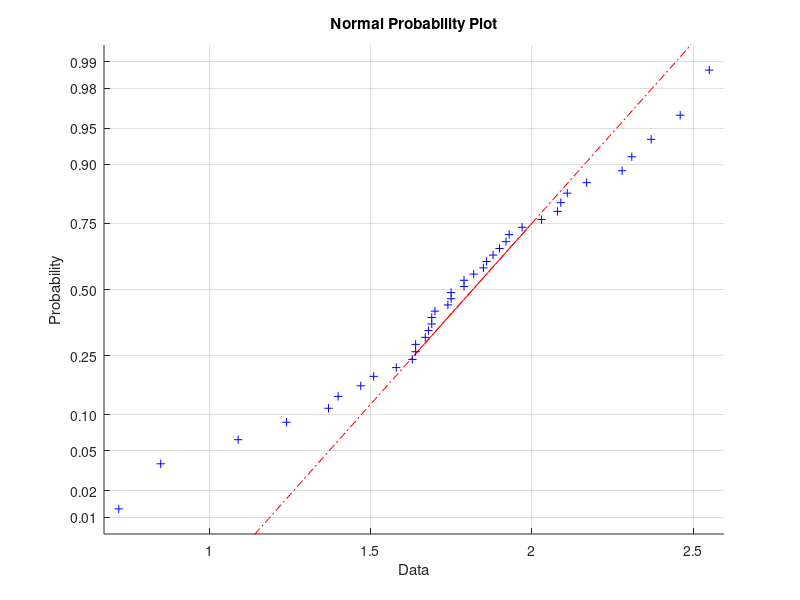

MATLAB code to generate this figure:
clear;

%chapter1
A=[1.09 1.92 2.31 1.79 2.28 1.74 1.47 1.97 0.85 1.24 1.58 2.03 1.70 2.17 2.55 2.11 1.86 1.90 ...
   1.68 1.51 1.64 0.72 1.69 1.85 1.82 1.79 2.46 1.88 2.08 1.67 1.37 1.93 1.40 1.64 2.09 1.75 ...
   1.63 2.37 1.75 1.69]';
median(A)%中位数
quantile(A,[0.25 0.5 0.75])%须
iqr(A)%Q3-Q1
boxplot(A)%箱型图
chi2cdf(2,16)
fcdf(3,12,11)
%%normcdf(X,mu,sigma)
normcdf(2.3)
tcdf(3,4)
%chapter2
%chapter3
%%[h,sig,ci,zval] = ztest(x,m,sigma,alpha,tail)
%%[h,sig,ci,zval] = ttest(x,m,alpha,tail)
%%%x is the sample vector, m is miu", sigma is sigma, alpha is significant level 100alpha%

%chapter4
%chapter5
hardness=[250 264 256 260 239 263 254 267 265 267 257 279 ...
269 273 277 253 258 262 264 273];
flux={'A','A','A','A','A','B','B','B','B','B','C','C','C','C','C','D','D','D','D','D'};
[p,table]=anova1(hardness, flux, 'on')
t=abs(tinv(0.004167,16))
%chapter6
X=[1 10 2 16;1 5 6 16;1 3 1 12;1 6 5 14;1 8 8 16;1 20 0 12;1 8 4 18;1 14 6 17]; 
y=[57310 57380 54135 56985 58715 60620 59200 60320]'; 
B=regress(y,X)
%chapter7
normplot(A)
